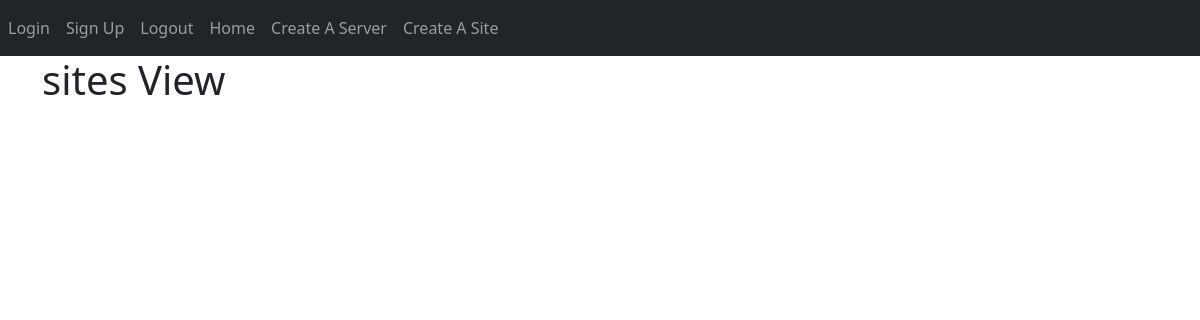
Page /sites-view on the earlier database version.
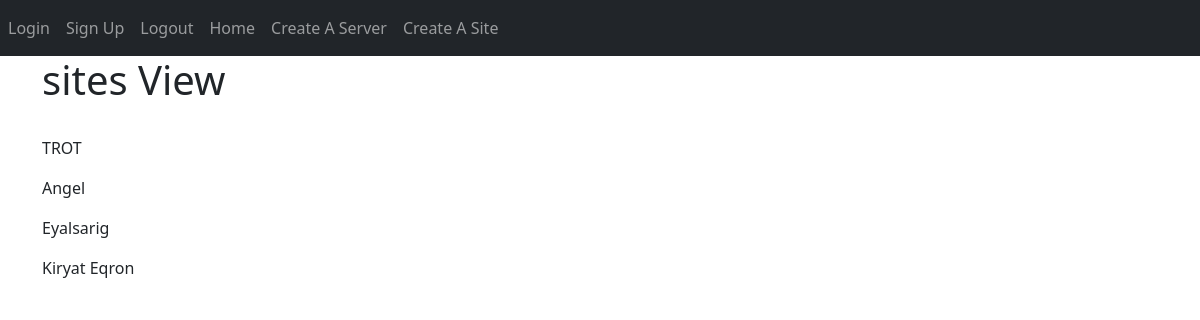
Same page on the later database version.
### WebSite/models.py (models this page shows)
class Sites(db.Model):
    id = db.Column(db.Integer, primary_key=True)
    siteName = db.Column(db.String(30))
    SysAdminName = db.Column(db.String(10))
    user_id = db.Column(db.Integer, db.ForeignKey('users.id'))
    SysAdminPhone = db.Column(db.String(20))

### WebSite/views.py (the view)
@views.route('/sites-view', methods=['GET'])
def sitesView():
    siteVar = Sites.query.all()
    return render_template('SitesView.html', title="SitesView", siteName=siteVar )

### WebSite/templates/SitesView.html (shortened to what this page needs)
{% extends 'navbar.html' %}
{% block content %}
<h1> sites View</h1>
    <br />
    {%  for site in siteName %}
    <p>{{ site.siteName }}</p>
    {%  endfor %}
{% endblock %}

### WebSite/templates/navbar.html (shortened to what this page needs)
{% extends "base.html" %}
{% block navbar %}
    <nav class="navbar navbar-expand-lg navbar-dark bg-dark">
            <div class="collapse navbar-collapse" id="navbar">
                <div class="navbar-nav">
                    <a class="nav-item nav-link" id="login" href="/login">Login</a>
                    <a class="nav-item nav-link" id="signUp" href="/sign-up">Sign Up</a>
                    <a class="nav-item nav-link" id="logout" href="/logout">Logout</a>
                    <a class="nav-item nav-link" id="login" href="/">Home</a>
                    <a class="nav-item nav-link" id="CreateAServer" href="/create-server">Create A Server</a>
                    <a class="nav-item nav-link" id="CreateASite" href="/create-aSite">Create A Site</a>
                </div>
            </div>
    </nav>
    <div class="container">
{% endblock %}

### WebSite/templates/base.html (shortened to what this page needs)
<!DOCTYPE html>
<html lang="en">
<head>
    <link href="https://cdn.jsdelivr.net/npm/bootstrap@5.0.2/dist/css/bootstrap.min.css" rel="stylesheet">
    <link href="../static/server.css" rel="stylesheet">
</head>
<body>
{%  block navbar %}
{%  endblock navbar %}
{%  block content %}
{% endblock %}
</div>
</body>
</html>

Differences in the rows shown:
added Sites: siteName "TROT"
added Sites: siteName "Angel"
added Sites: siteName "Eyalsarig"
added Sites: siteName "Kiryat Eqron"
